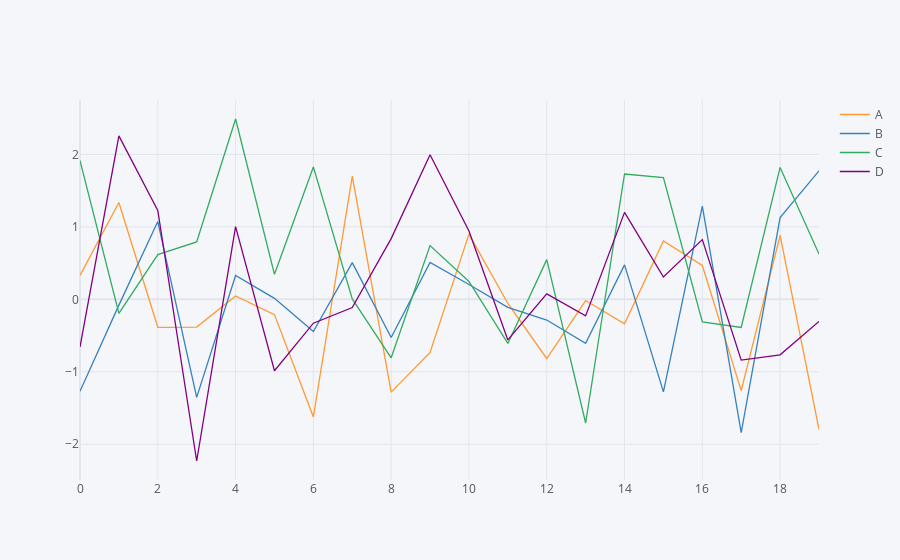

Notebook code cell kept with this figure:
### Code cell
df_glance.iplot()

### Figure 1 — Plotly figure (JSON) as saved in the notebook; plotly's stock layout.template omitted (floating-point values rounded to 4 significant figures)
{"data": [{"line": {"color": "rgba(255, 153, 51, 1.0)", "dash": "solid", "shape": "linear", "width": 1.3}, "mode": "lines", "name": "A", "text": "", "type": "scatter", "x": [0, 1, 2, 3, 4, 5, 6, 7, 8, 9, 10, 11, 12, 13, 14, 15, 16, 17, 18, 19], "y": [0.33, 1.337, -0.3863, -0.3828, 0.04533, -0.2113, -1.624, 1.701, -1.281, -0.7335, 0.8991, -0.0576, -0.8173, -0.0175, -0.3397, 0.8062, 0.4661, -1.26, 0.8816, -1.795]}, {"line": {"color": "rgba(55, 128, 191, 1.0)", "dash": "solid", "shape": "linear", "width": 1.3}, "mode": "lines", "name": "B", "text": "", "type": "scatter", "x": [0, 1, 2, 3, 4, 5, 6, 7, 8, 9, 10, 11, 12, 13, 14, 15, 16, 17, 18, 19], "y": [-1.269, -0.0804, 1.073, -1.354, 0.3292, 0.01311, -0.4454, 0.5069, -0.5277, 0.5104, 0.2038, -0.1105, -0.2861, -0.6091, 0.4755, -1.277, 1.285, -1.839, 1.128, 1.774]}, {"line": {"color": "rgba(50, 171, 96, 1.0)", "dash": "solid", "shape": "linear", "width": 1.3}, "mode": "lines", "name": "C", "text": "", "type": "scatter", "x": [0, 1, 2, 3, 4, 5, 6, 7, 8, 9, 10, 11, 12, 13, 14, 15, 16, 17, 18, 19], "y": [1.915, -0.1943, 0.6178, 0.7918, 2.489, 0.3449, 1.828, 0.004512, -0.8077, 0.7409, 0.2463, -0.609, 0.5478, -1.708, 1.73, 1.681, -0.3129, -0.3891, 1.82, 0.6256]}, {"line": {"color": "rgba(128, 0, 128, 1.0)", "dash": "solid", "shape": "linear", "width": 1.3}, "mode": "lines", "name": "D", "text": "", "type": "scatter", "x": [0, 1, 2, 3, 4, 5, 6, 7, 8, 9, 10, 11, 12, 13, 14, 15, 16, 17, 18, 19], "y": [-0.6571, 2.256, 1.227, -2.232, 1.002, -0.9869, -0.33, -0.1138, 0.8375, 1.996, 0.944, -0.5609, 0.07399, -0.2293, 1.2, 0.3078, 0.8241, -0.8397, -0.7666, -0.3067]}], "layout": {"legend": {"bgcolor": "#F5F6F9", "font": {"color": "#4D5663"}}, "paper_bgcolor": "#F5F6F9", "plot_bgcolor": "#F5F6F9", "title": {"font": {"color": "#4D5663"}}, "xaxis": {"gridcolor": "#E1E5ED", "showgrid": true, "tickfont": {"color": "#4D5663"}, "title": {"font": {"color": "#4D5663"}, "text": ""}, "zerolinecolor": "#E1E5ED"}, "yaxis": {"gridcolor": "#E1E5ED", "showgrid": true, "tickfont": {"color": "#4D5663"}, "title": {"font": {"color": "#4D5663"}, "text": ""}, "zerolinecolor": "#E1E5ED"}}}
